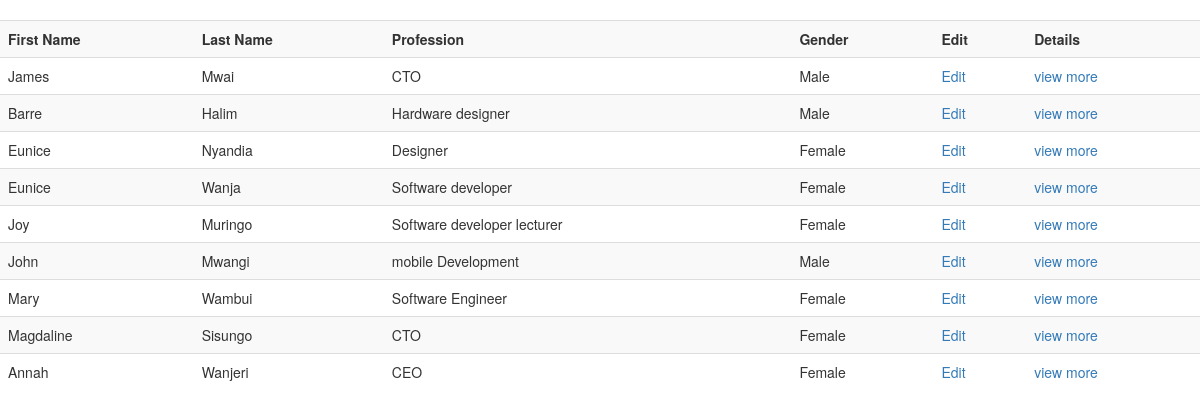
Page /teacher/list/ on the committed database.
### teacher/models.py (models this page shows, shortened)
class Teacher(models.Model):
	first_name = models.CharField(max_length=50)
	last_name = models.CharField(max_length=50)
	gender = models.CharField(max_length=20)
	email = models.EmailField(max_length=70)
	phone_number = models.CharField(max_length=20)
	profession = models.CharField(max_length=50,null=True)
	date_employed = models.DateField(null=True)
	id_number = models.IntegerField(null=True)
	image = models.ImageField(upload_to = "profile_pictures", blank = True)

### teacher/views.py (the view)
# urls.py: path("list/",list_teachers,name="list_teachers"),
def list_teachers(request):
	teachers = Teacher.objects.all()
	return render(request,"all_teachers.html",{"teachers":teachers})

### teacher/templates/all_teachers.html (shortened to what this page needs)
<!DOCTYPE html>
<html lang="en">
<head>
  <link rel="stylesheet" href="https://maxcdn.bootstrapcdn.com/bootstrap/3.4.0/css/bootstrap.min.css">
</head>
<body>
<table class = "table table-bordered">
<table class="table table-striped">
	<tr>
		<th>First Name</th>
		<th>Last Name</th>
		<th>Profession</th>
		<th>Gender</th>
		<th>Edit</th>
		<th>Details</th>
	</tr>
	{% for teacher in teachers%}
	<tr>
		<td>{{teacher.first_name}}</td>
		<td>{{teacher.last_name}}</td>
		<td>{{teacher.profession}}</td>
	    <td>{{teacher.gender}}</td>
	    <td><a href="/teacher/edit/{{teacher.pk}}">Edit</a>
	    <td><a href="/teacher/view/{{teacher.pk}}">view more</a>
    </tr>
    {%endfor%}
</table>
</table>
</body>
</html>

### rows in the picture
Teacher: first_name "James", last_name "Mwai", profession "CTO", gender "Male"
Teacher: first_name "Barre", last_name "Halim", profession "Hardware designer", gender "Male"
Teacher: first_name "Eunice", last_name "Nyandia", profession "Designer", gender "Female"
Teacher: first_name "Eunice", last_name "Wanja", profession "Software developer", gender "Female"
Teacher: first_name "Joy", last_name "Muringo", profession "Software developer lecturer", gender "Female"
Teacher: first_name "John", last_name "Mwangi", profession "mobile Development", gender "Male"
Teacher: first_name "Mary", last_name "Wambui", profession "Software Engineer", gender "Female"
Teacher: first_name "Magdaline", last_name "Sisungo", profession "CTO", gender "Female"
Teacher: first_name "Annah", last_name "Wanjeri", profession "CEO", gender "Female"
